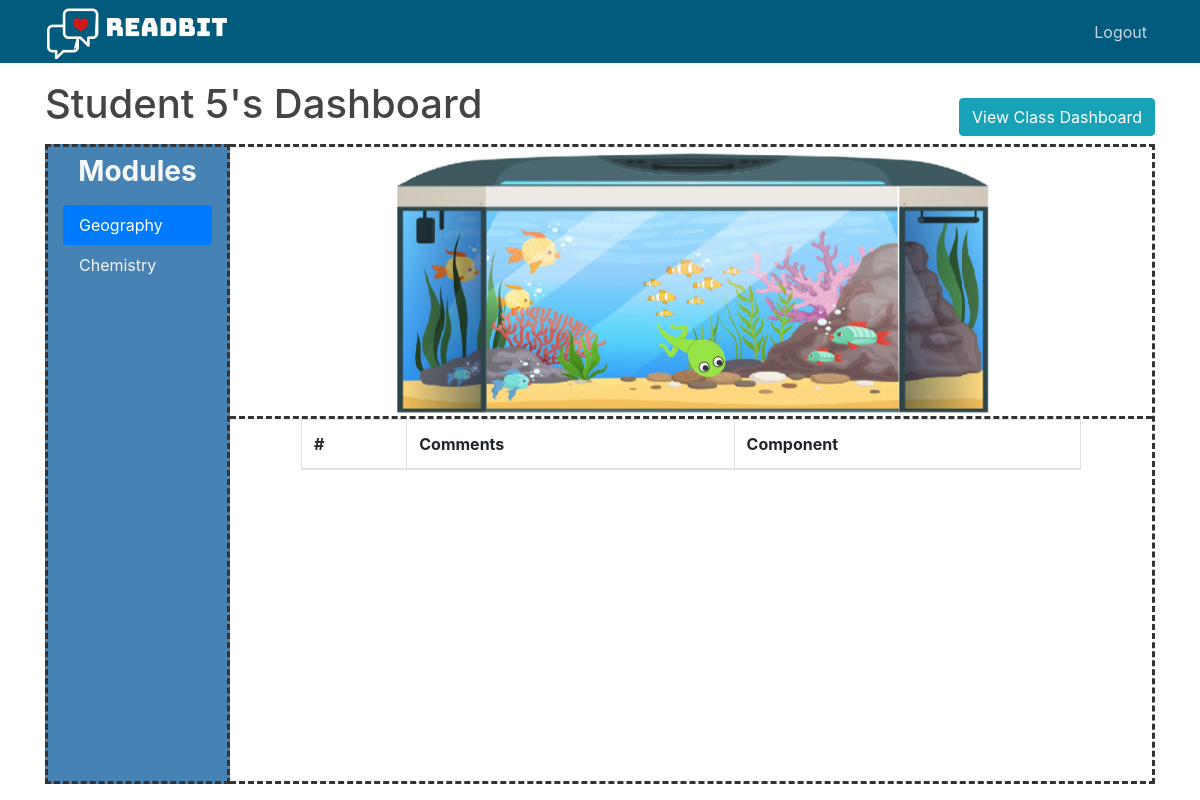
The page /student_dashboard (signed in) on the database its author committed.
### readbit/models.py (models this page shows, shortened)
class User(db.Model, UserMixin):
    __tablename__ = 'user'
    id = db.Column(db.Integer, primary_key=True)
    username = db.Column(db.String(20), unique=False, nullable=False)
    email = db.Column(db.String(120), unique=True, nullable=False)
    password = db.Column(db.String(60), nullable=False)
    type = db.Column(db.String(10), nullable=False, default='student')
    mod_list = db.relationship('Module', secondary=mod_list, lazy='subquery')
    __mapper_args__ = {
        'polymorphic_on': type,
        'polymorphic_identity': 'user'
    }

class Module(db.Model):
    __tablename__ = 'module'
    id = db.Column(db.Integer, primary_key=True)
    mod_name = db.Column(db.String(100), unique=True, nullable=False)
    class_list = db.relationship('ModuleClass', backref='module', lazy=True)
    comp_list = db.relationship('MainComp', backref='module', lazy=True)

### readbit/routes.py (the view)
@app.route('/student_dashboard')
def student_dashboard():
    modid = request.args.get('mod_id')
    if modid:
        module = Module.query.filter_by(id=modid).first()
    else:
        module = current_user.mod_list[0]
    frog_img, comments = iStudent.viewDashboard(current_user, module)
    return render_template('student_dashboard.html', title='Student Dashboard', frog_img=frog_img,
                           comments=comments, mod_id=module.id)

### readbit/models.py (called while the page is built)
@login_manager.user_loader
def load_user(user_id):
    return User.query.get(int(user_id))

    @staticmethod
    def viewDashboard(student, module):
        for frog in student.frog_list:
            if frog.mod_name == module.mod_name:
                frog_state = url_for('static', filename=f'{frog.frog_state}.png')
                break
        comments = []
        for feedback in student.feedback_list:
            if feedback.mod_name == module.mod_name and feedback.comment is not None:
                comments.append({'comment': feedback.comment, 'component': feedback.component.name})
        return frog_state, comments

### readbit/templates/student_dashboard.html (shortened to what this page needs)
{% extends "layout.html" %}
{% block content %}
<link rel="stylesheet" type="text/css" href="{{ url_for('static', filename='student_dashboard.css') }}">
<div class="row m-0 mb-2" id="header_row">
    <h1>{{ current_user.username }}'s Dashboard</h1>
    <a href="{{ url_for('class_dashboard', mod_id=mod_id)}}" class="btn btn-info" id="view_class_dashboard_btn">View Class Dashboard</a>
</div>
<div class="container overflow-hidden">
    <div class="row">
        <div class="col-sm-2" id="student_dashboard_nav">
            <h3 class="text-center mt-2 mb-3 font-weight-bold text-light">Modules</h3>
            <div class="nav flex-column nav-pills" id="v-pills-tab" role="tablist" aria-orientation="vertical"
                 id="mod_list_pills">
                {% for module in current_user.mod_list %}
                {% if module.id == mod_id %}
                <a class="nav-link active" id="module{{module.id}}" href="{{ url_for('student_dashboard', mod_id=module.id)}}"
                   role="tab" aria-controls="v-pills-home" aria-selected="true">{{ module.mod_name }}</a>
                {% else %}
                <a class="nav-link" id="module{{module.id}}" href="{{ url_for('student_dashboard', mod_id=module.id)}}"
                   role="tab" aria-controls="v-pills-home" aria-selected="false">{{ module.mod_name }}</a>
                {% endif %}
                {% endfor %}
            </div>
        </div>
        <div class="col-sm-10" id="student_dashboard_right_col">
            <div class="row" id="student_tank_row">
                <img class="responsive" src="{{ frog_img }}"  alt="{{ student_frog_state }}" id="student_dashboard_frog" width=""/>
            </div>
            <div class="row" id="student_dashboard_table_row">
                <div class="table-wrapper-scroll-y my-custom-scrollbar table-responsive" id="table_div">
                    <table class="table table-bordered table-striped mb-0">
                        <thead>
                        <tr>
                            <th scope="col">#</th>
                            <th scope="col">Comments</th>
                            <th scope="col">Component</th>
                        </tr>
                        </thead>
                    </table>
                </div>
            </div>
        </div>
    </div>
</div>
{% endblock content %}

### readbit/static/main.css (style rules this page uses)
body { background: #ffffff; color: #333333; margin-top: 5rem; }
h1, h2, h3, h4, h5, h6 { color: #444444; }

### readbit/static/student_dashboard.css (style rules this page uses)
#header_row { justify-content: space-between; display: flex; height: 100%; }
#view_class_dashboard_btn { display: inline-block; align-self: flex-end; }
#student_tank_row { justify-content: center; }
#student_dashboard_nav { background-color: steelblue; border-style: dashed; }
.nav-link { color:whitesmoke; }
#student_dashboard_right_col { border-style:dashed; border-left: none; height: 80vh; }
#student_tank_row { border-bottom: dashed; }
.my-custom-scrollbar { position: relative; height: 45vh; overflow: auto; }
.table-wrapper-scroll-y { display: block; }
#student_dashboard_table_row { justify-content: center; overflow: hidden; }
#table_div { width: 65vw; }
#student_dashboard_frog { position:absolute; padding-top: 170px; height: auto; width:8% }

### rows shown on the page
User: username "Student 5"
Module: mod_name "Geography"
Module: mod_name "Chemistry"
